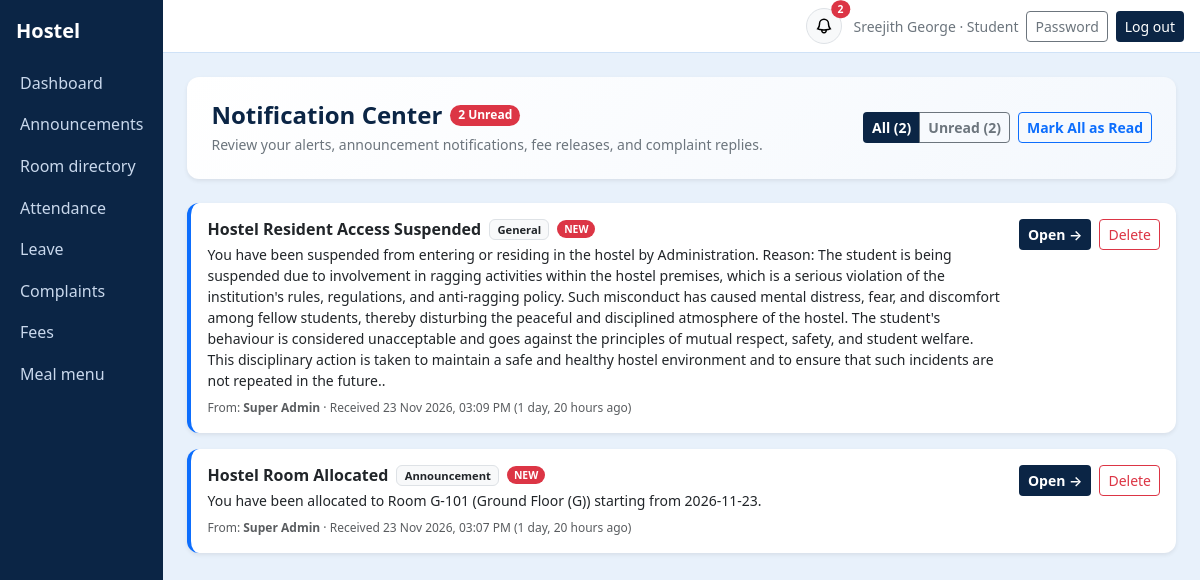
Page /notifications/ (signed in) on the earlier database version.
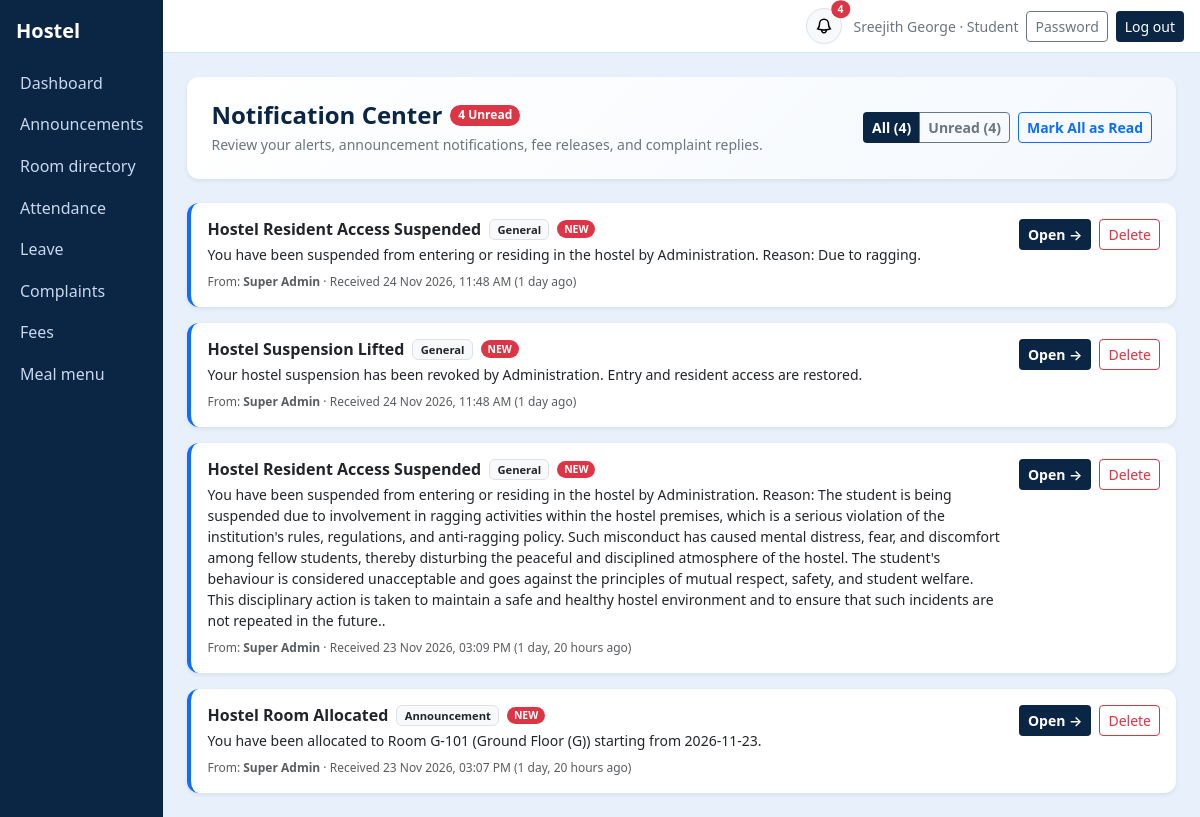
Same page on the later database version.
### core/models.py (models this page shows, shortened)
class User(AbstractUser):
    ROLES = [("admin", "Super Admin"), ("warden", "Warden"), ("student", "Student"), ("parent", "Parent")]
    role = models.CharField(max_length=10, choices=ROLES, default="student")
    phone = models.CharField(max_length=20, blank=True)
    must_change_password = models.BooleanField(default=False)
    @property
    def display_name(self):
        return self.get_full_name() or self.username

class Notification(models.Model):
    CATEGORIES = [
        ("announcement", "Announcement"),
        ("fee", "Fee"),
        ("complaint", "Complaint"),
        ("leave", "Leave"),
        ("general", "General"),
    ]
    recipient = models.ForeignKey(User, on_delete=models.CASCADE, related_name="notifications")
    actor = models.ForeignKey(User, null=True, blank=True, on_delete=models.SET_NULL, related_name="+")
    category = models.CharField(max_length=20, choices=CATEGORIES, default="general")
    title = models.CharField(max_length=200)
    message = models.TextField()
    link = models.CharField(max_length=255, blank=True)
    is_read = models.BooleanField(default=False)
    created_at = models.DateTimeField(auto_now_add=True)
    class Meta:
        ordering = ["-created_at"]

### core/views.py (the view)
# urls.py: path("notifications/", v.notifications_list, name="notifications"),
@login_required
def notifications_list(request):
    filter_mode = request.GET.get("filter", "all").strip()
    qs = request.user.notifications.all().select_related("actor")
    if filter_mode == "unread":
        qs = qs.filter(is_read=False)
    total_count = request.user.notifications.count()
    unread_count = request.user.notifications.filter(is_read=False).count()
    return show(
        request,
        "notifications",
        title="Notifications",
        notifications=list(qs[:60]),
        total_count=total_count,
        unread_count=unread_count,
        filter_mode=filter_mode,
    )

### core/views.py (called while the page is built)
def show(request, template, **ctx):
    return render(request, f"core/{template}.html", ctx)

### core/templates/core/notifications.html (shortened to what this page needs)
{% extends "core/base.html" %}{% block content %}
<div class="card p-4 mb-4 bg-white border-0 shadow-sm" style="background: linear-gradient(135deg, #ffffff 0%, #f4f8fd 100%);">
  <div class="d-flex flex-wrap justify-content-between align-items-center gap-3">
    <div>
      <div class="d-flex align-items-center gap-2 mb-1">
        <h4 class="mb-0 fw-bold" style="color:var(--navy);">Notification Center</h4>
        {% if unread_count > 0 %}
          <span class="badge text-bg-danger rounded-pill">{{ unread_count }} Unread</span>
        {% else %}
          <span class="badge text-bg-success rounded-pill">All Caught Up</span>
        {% endif %}
      </div>
      <div class="text-secondary small">
        Review your alerts, announcement notifications, fee releases, and complaint replies.
      </div>
    </div>
    <div class="d-flex flex-wrap align-items-center gap-2">
      <div class="btn-group" role="group" aria-label="Filter notifications">
        <a href="?filter=all" class="btn btn-sm {% if filter_mode != 'unread' %}btn-navy{% else %}btn-outline-secondary{% endif %} fw-semibold">
          All ({{ total_count }})
        </a>
        <a href="?filter=unread" class="btn btn-sm {% if filter_mode == 'unread' %}btn-navy{% else %}btn-outline-secondary{% endif %} fw-semibold">
          Unread ({{ unread_count }})
        </a>
      </div>
      {% if unread_count > 0 %}
        <form method="post" action="{% url 'notifications_mark_all_read' %}" class="d-inline">
          <button type="submit" class="btn btn-sm btn-outline-primary fw-semibold">
            Mark All as Read
          </button>
        </form>
      {% endif %}
    </div>
  </div>
</div>
<div class="row g-3">
  {% for n in notifications %}
    <div class="col-12">
      <div class="card border-0 shadow-sm p-3 {% if not n.is_read %}bg-white border-start border-4 border-primary{% else %}bg-light text-muted{% endif %}" style="border-radius: 12px; transition: transform 0.15s ease;">
        <div class="d-flex align-items-start justify-content-between gap-3">
          <div class="d-flex align-items-start gap-3 flex-grow-1">
            <div class="flex-grow-1">
              <div class="d-flex flex-wrap align-items-center gap-2 mb-1">
                <h6 class="mb-0 fw-bold {% if not n.is_read %}text-dark{% else %}text-secondary{% endif %}">
                  {{ n.title }}
                </h6>
                <span class="badge text-bg-light border text-dark text-capitalize" style="font-size:0.7rem;">
                  {{ n.category }}
                </span>
                {% if not n.is_read %}
                  <span class="badge bg-danger rounded-pill" style="font-size:0.65rem;">NEW</span>
                {% endif %}
              </div>
              <p class="mb-2 small {% if not n.is_read %}text-dark{% else %}text-secondary{% endif %}">
                {{ n.message }}
              </p>
              <div class="text-muted small" style="font-size:0.75rem;">
                {% if n.actor %}From: <b>{{ n.actor.display_name }}</b> · {% endif %}
                Received {{ n.created_at|date:"d M Y, h:i A" }} ({{ n.created_at|timesince }} ago)
              </div>
            </div>
          </div>
          <div class="d-flex flex-column flex-sm-row align-items-end gap-2 flex-shrink-0">
            {% if n.link %}
              <a href="{% url 'notification_read' n.pk %}" class="btn btn-sm btn-navy fw-semibold">
                Open &rarr;
              </a>
            {% elif not n.is_read %}
              <a href="{% url 'notification_read' n.pk %}" class="btn btn-sm btn-outline-secondary">
                Mark Read
              </a>
            {% endif %}
            <form method="post" action="{% url 'notification_delete' n.pk %}" class="d-inline" onsubmit="return confirm('Delete this notification?');">
              <button type="submit" class="btn btn-sm btn-outline-danger py-1 px-2" title="Delete notification">
                Delete
              </button>
            </form>
          </div>
        </div>
      </div>
    </div>
  {% endfor %}
</div>
{% endblock %}

### core/templates/core/base.html (shortened to what this page needs)
{% load static %}<!doctype html>
<html lang="en"><head><meta charset="utf-8"><meta name="viewport" content="width=device-width, initial-scale=1">
<link href="https://cdn.jsdelivr.net/npm/bootstrap@5.3.3/dist/css/bootstrap.min.css" rel="stylesheet">
</head><body>
{% if user.is_authenticated and not hide_nav %}
<div class="d-flex">
 <nav class="sidebar py-3" id="sb"><div class="px-3 pb-3 text-white fs-5 fw-semibold">Hostel</div>
  {% for name, label in nav_items %}<a href="{% url name %}" >{{ label }}</a>{% endfor %}
 </nav>
 <div class="flex-grow-1">
  <div class="topbar d-flex align-items-center justify-content-between px-3 py-2">
   <div class="ms-auto d-flex align-items-center gap-2">
     <div class="dropdown me-1">
       <button class="btn btn-sm btn-light border position-relative rounded-circle p-2 d-flex align-items-center justify-content-center" style="width:36px; height:36px;" type="button" id="notifDropdown" data-bs-toggle="dropdown" aria-expanded="false" title="Notifications">
         {% if unread_notifs_count > 0 %}
           <span class="position-absolute top-0 start-100 translate-middle badge rounded-pill bg-danger" style="font-size: 0.65rem;">
             {{ unread_notifs_count }}
           </span>
         {% endif %}
       </button>
     </div>
     <span class="text-secondary small d-none d-sm-inline">{{ user.display_name }} · {{ user.get_role_display }}</span>
     <a class="btn btn-sm btn-outline-secondary" href="{% url 'password' %}">Password</a>
     <form method="post" action="{% url 'logout' %}" class="d-inline">{% csrf_token %}<button class="btn btn-sm btn-navy">Log out</button></form>
   </div>
  </div>
  <main class="p-3 p-md-4">
{% else %}<main class="container py-4">{% endif %}
  {% block content %}{% endblock %}
 </main>
{% if user.is_authenticated and not hide_nav %}</div></div>{% endif %}
</body></html>

### core/templates/core/base.html (style rules this page uses)
:root { --navy:#0b2545;--sky:#e8f1fb;--sky2:#cfe2f7 }
body { background:var(--sky);min-height:100vh }
.sidebar { background:var(--navy);width:230px;min-height:100vh }
.sidebar a { color:#c9d8ec;text-decoration:none;display:block;padding:.55rem 1.25rem }
.topbar { background:#fff;border-bottom:1px solid var(--sky2) }
.card { border:1px solid var(--sky2); border-radius:12px; box-shadow:0 2px 6px rgba(11,37,69,0.03) }
.btn-navy { background:var(--navy);color:#fff }

Differences in the rows shown:
added Notification: title "Hostel Resident Access Suspended", category "General", is_read "NEW", message "You have been suspended from entering or residing in the hostel by Administration. Reason: Due to ragging.", actor.display_name "Super Admin", created_at "24 Nov 2026, 11:48 AM", created_at "1 day", link "Open →"
added Notification: title "Hostel Suspension Lifted", category "General", is_read "NEW", message "Your hostel suspension has been revoked by Administration. Entry and resident access are restored.", actor.display_name "Super Admin", created_at "24 Nov 2026, 11:48 AM", created_at "1 day", link "Open →"
Other differences:
{{ unread_notifs_count }}: "2" → "4"
{{ unread_count }}: "2" → "4"
{{ total_count }}: "2" → "4"
